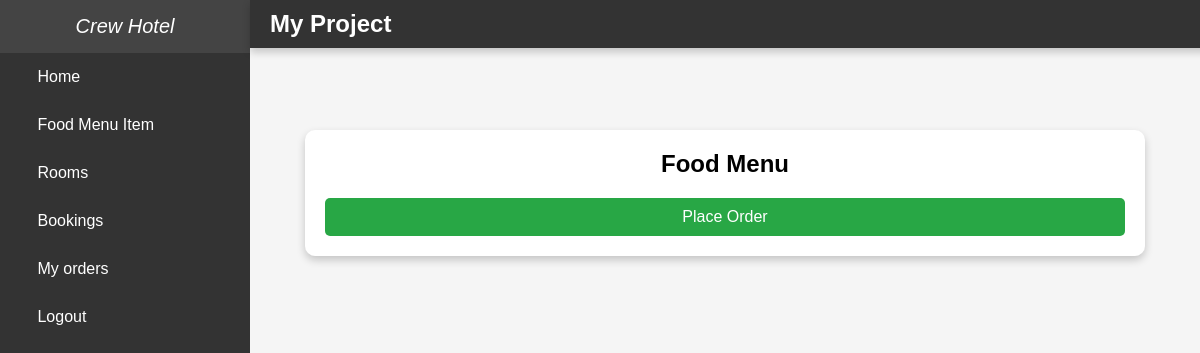
The page /food_menu/ (signed in) on the database as committed earlier.
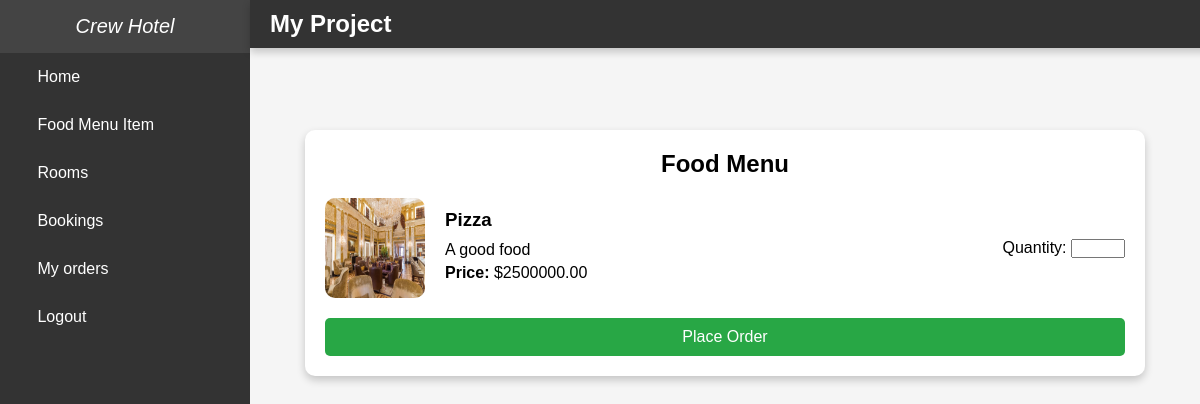
The same page on the database as committed later.
### hotel/models.py (models this page shows, shortened)
class FoodItem(models.Model):
    name = models.CharField(max_length=255)
    description = models.TextField(blank=True, null=True)
    price = models.DecimalField(max_digits=10, decimal_places=2)
    is_available = models.BooleanField(default=True)
    image = models.ImageField(upload_to='food_images/', blank=True, null=True)

### hotel/views.py (the view, shortened to what this page needs)
# urls.py: path('food_menu/', views.food_menu, name='food_menu'),
@login_required
def food_menu(request):
    food_items = FoodItem.objects.filter(is_available=True)
    return render(request, 'food_menu.html', {'food_items': food_items})

### templates/food_menu.html (shortened to what this page needs)
{% extends 'side_bar.html'%}
{% block main_b %}
{% load static %}
<!DOCTYPE html>
<html>
<head>
</head>
<body>
    <div class="container">
        <h2>Food Menu</h2>
        <form method="post">
            {% for food_item in food_items %}
            <div class="food-item">
                <img src="{{ food_item.image.url }}" alt="Food Image">
                <div class="details">
                    <h3>{{ food_item.name }}</h3>
                    <p>{{ food_item.description }}</p>
                    <p><strong>Price:</strong> ${{ food_item.price }}</p>
                </div>
                <div>
                    {% if user.is_guest %}
                    <label for="quantity_{{ food_item.id }}">Quantity:</label>
                    <input type="number" id="quantity_{{ food_item.id }}" name="quantities" class="quantity" min="0" required>
                    {% else %}
                    <a class="order-button" href="{% url 'edit_food_item' food_item.id %}">Edit</a>
                    {% endif %}
                </div>
            </div>
            {% endfor %}
            {% if user.is_guest %}
            <button type="submit" class="order-button">Place Order</button>
            {% endif %}
        </form>
    </div>
</body>
</html>
{% endblock %}

Rows that differ between the two databases and show on the page:
added FoodItem: image (picture), name "Pizza", description "A good food", price "2500000.00"
